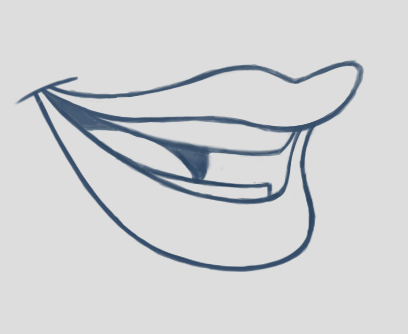
#> input picture mouth/lisa-C.png, 408 x 334 px, given as the content of the folder ../mouth/lisa-C.png, which was not available
$ python make_alpha.py ../mouth/lisa-C.png out
#> lines starting #> are read from the running program, lines starting #| are printed output that depends on the picture
#!/usr/bin/env python3
"""Make mouth PNGs transparent by removing their solid background colour.

The lisa-*.png mouths sit on a uniform light-gray background; this turns pixels near that
colour transparent so the mouths composite cleanly in Resolve without a keyer.

    python3 -m pipeline.make_alpha mouth mouth_alpha [--tolerance 24]

Requires Pillow (pip install pillow). Non-destructive: writes to a new directory.
"""

from __future__ import annotations

import argparse
from pathlib import Path


def make_alpha(src_dir: str, dst_dir: str, tolerance: int = 24) -> int:
#> called with src_dir = '../mouth/lisa-C.png', dst_dir = 'out', tolerance = 24
    from PIL import Image  # local import so the rest of the pipeline needs no Pillow

    src, dst = Path(src_dir), Path(dst_dir)
    dst.mkdir(parents=True, exist_ok=True)
    count = 0
    for png in sorted(src.glob("*.png")):
        im = Image.open(png).convert("RGBA")
        bg = im.getpixel((2, 2))[:3]  # sample a corner as the background colour
#> bg = (221, 221, 221)
        px = im.load()
        w, h = im.size
#> w = 408; h = 334
        for y in range(h):
            for x in range(w):
                r, g, b, a = px[x, y]
                if abs(r - bg[0]) <= tolerance and abs(g - bg[1]) <= tolerance and abs(b - bg[2]) <= tolerance:
                    px[x, y] = (r, g, b, 0)
        im.save(dst / png.name)
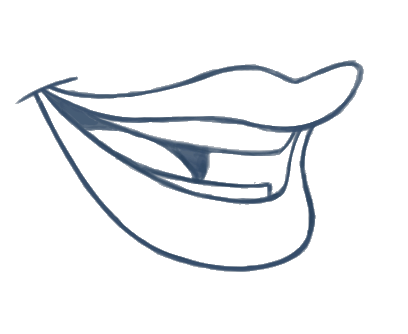
#> saved as lisa-C.png: PIL image 408x334 RGBA; mean R, G, B, A 209.1, 210.8, 212.7, 23.2; transparent parts drawn white
        count += 1
        print(f"  {png.name}: bg {bg} -> transparent")
#|   lisa-C.png: bg (221, 221, 221) -> transparent
    print(f"Wrote {count} transparent PNG(s) to {dst}/")
    return count


def main(argv=None) -> int:
    p = argparse.ArgumentParser(description=__doc__, formatter_class=argparse.RawDescriptionHelpFormatter)
    p.add_argument("src", help="Source dir of opaque PNGs (e.g. mouth)")
    p.add_argument("dst", help="Output dir for transparent PNGs (e.g. mouth_alpha)")
    p.add_argument("--tolerance", type=int, default=24, help="Colour distance treated as background")
    args = p.parse_args(argv)
    make_alpha(args.src, args.dst, args.tolerance)
    return 0


if __name__ == "__main__":
    import sys
    sys.exit(main())
#> (the program exits here)

$ run again, on mouth/lisa-D.png
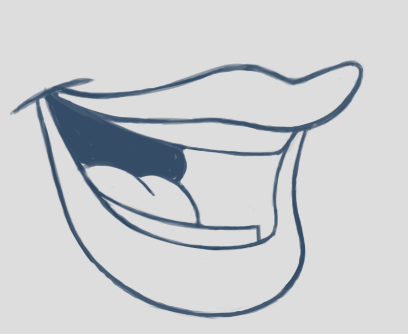
#> input picture mouth/lisa-D.png, 408 x 334 px, given as the content of the folder ../mouth/lisa-D.png, which was not available
#> bg = (221, 221, 221)
#> in make_alpha, `im.save(dst / png.name)`:
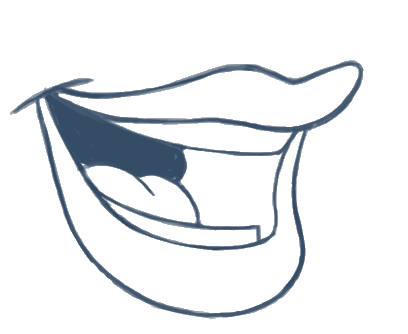
#> saved as lisa-D.png: PIL image 408x334 RGBA; mean R, G, B, A 203.7, 206.1, 208.8, 32.1; transparent parts drawn white
#|   lisa-D.png: bg (221, 221, 221) -> transparent

$ run again, on mouth/lisa-E.png
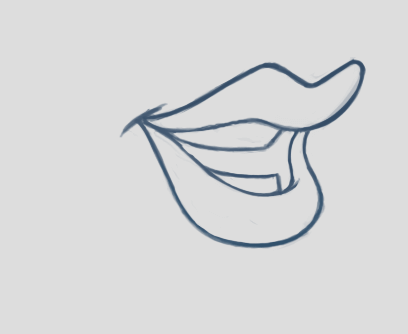
#> input picture mouth/lisa-E.png, 408 x 334 px, given as the content of the folder ../mouth/lisa-E.png, which was not available
#> bg = (221, 221, 221)
#> in make_alpha, `im.save(dst / png.name)`:
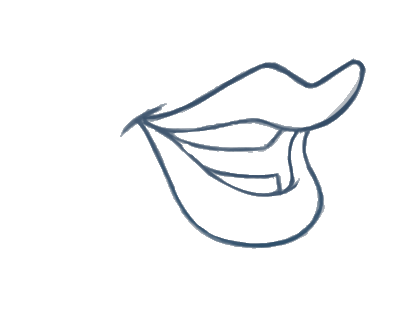
#> saved as lisa-E.png: PIL image 408x334 RGBA; mean R, G, B, A 214.6, 215.6, 216.6, 13.3; transparent parts drawn white
#|   lisa-E.png: bg (221, 221, 221) -> transparent
